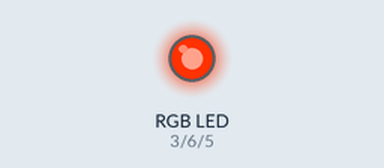
Simulated run of this sketch. Board: Arduino Uno, built with avr-gcc and run on an emulated ATmega328P. Shown: an RGB LED mixed from three pins (HIGH = lit).

Above: at 0.1 s.
Timing chart, 0 to 1.6 s (numbered marks = the images above):
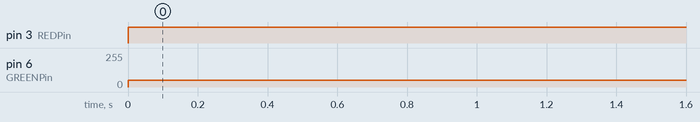

Measured:
- by itself, pin 3 (REDPin): LOW → HIGH at 0.00 s
- by itself, pin 6 (GREENPin): 0/255 → 50/255 at 0.00 s

The sketch:

Led_RGB_Basic.ino
```cpp
int REDPin = 3;    // RED pin of the LED to PWM pin 3
int GREENPin = 6;  // GREEN pin of the LED to PWM pin 6
int BLUEPin = 5;   // BLUE pin of the LED to PWM pin 5
int brightness = 0; // LED brightness
int increment = 1;  // brightness increment

void setup()
{
  pinMode(REDPin, OUTPUT);
  pinMode(GREENPin, OUTPUT);
  pinMode(BLUEPin, OUTPUT);
  Serial.begin(9600);
}

void loop()
{
  brightness = brightness + increment;  // increment brightness for next loop iteration

  if (brightness <= 0 || brightness >= 100)    // reverse the direction of the fading
  {
    increment = -increment;
  }
  brightness = constrain(brightness, 0, 255);
  analogWrite(REDPin, 255 );
  analogWrite(GREENPin, 50 );
  analogWrite(BLUEPin, 0 );

  delay(20);  // wait for 20 milliseconds to see the dimming effect
}
```
